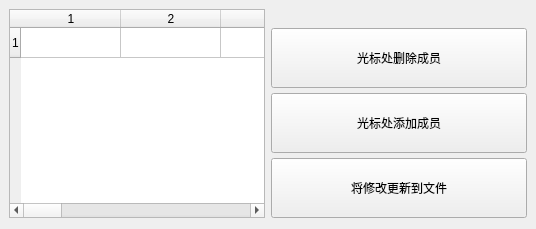
       <widget class="QWidget" name="goods">
        <layout class="QGridLayout" name="gridLayout_6" columnstretch="2,0,0,0">
         <property name="leftMargin">
          <number>9</number>
         </property>
         <property name="topMargin">
          <number>9</number>
         </property>
         <property name="rightMargin">
          <number>9</number>
         </property>
         <item row="0" column="3">
          <widget class="QWidget" name="widget" native="true">
           <property name="styleSheet">
            <string notr="true"/>
           </property>
           <layout class="QVBoxLayout" name="verticalLayout_5" stretch="0,0,0,0">
            <property name="spacing">
             <number>5</number>
            </property>
            <property name="leftMargin">
             <number>0</number>
            </property>
            <property name="topMargin">
             <number>0</number>
            </property>
            <property name="rightMargin">
             <number>0</number>
            </property>
            <property name="bottomMargin">
             <number>0</number>
            </property>
            <item>
             <layout class="QGridLayout" name="gridLayout_3">
              <property name="horizontalSpacing">
               <number>0</number>
              </property>
              <property name="verticalSpacing">
               <number>11</number>
              </property>
              <item row="0" column="0">
               <widget class="QLabel" name="label">
                <property name="styleSheet">
                 <string notr="true">image: url(:/图片6.png);</string>
                </property>
                <property name="text">
                 <string/>
                </property>
               </widget>
              </item>
             </layout>
            </item>
            <item>
             <widget class="PrimaryPushButton" name="pushButton_goods_del">
              <property name="minimumSize">
               <size>
                <width>256</width>
                <height>60</height>
               </size>
              </property>
              <property name="styleSheet">
               <string notr="true">PushButton, ToolButton, ToggleButton, ToggleToolButton {
	font: 15pt &quot;幼圆&quot;;
    color: black;
    background: rgba(255, 255, 255, 0.7);
    border: 1px solid rgba(0, 0, 0, 0.073);
    border-bottom: 1px solid rgba(0, 0, 0, 0.183);
    border-radius: 10px;
    /* font: 14px 'Segoe UI', 'Microsoft YaHei'; */
    padding: 5px 12px 6px 12px;
    outline: none;
}

ToolButton {
    padding: 5px 9px 6px 8px;
}

PushButton[isPlaceholderText=true] {
    color: rgba(0, 0, 0, 0.6063);
}

PushButton[hasIcon=false] {
    padding: 5px 12px 6px 12px;
}

PushButton[hasIcon=true] {
    padding: 5px 12px 6px 36px;
}

DropDownToolButton, PrimaryDropDownToolButton {
    padding: 5px 31px 6px 8px;
}

DropDownPushButton[hasIcon=false],
PrimaryDropDownPushButton[hasIcon=false] {
    padding: 5px 31px 6px 12px;
}

DropDownPushButton[hasIcon=true],
PrimaryDropDownPushButton[hasIcon=true] {
    padding: 5px 31px 6px 36px;
}

PushButton:hover, ToolButton:hover, ToggleButton:hover, ToggleToolButton:hover {
    background: rgba(249, 249, 249, 0.5);
}

PushButton:pressed, ToolButton:pressed, ToggleButton:pressed, ToggleToolButton:pressed {
    color: rgba(0, 0, 0, 0.63);
    background: rgba(249, 249, 249, 0.3);
    border-bottom: 1px solid rgba(0, 0, 0, 0.073);
}

PushButton:disabled, ToolButton:disabled, ToggleButton:disabled, ToggleToolButton:disabled {
    color: rgba(0, 0, 0, 0.36);
    background: rgba(249, 249, 249, 0.3);
    border: 1px solid rgba(0, 0, 0, 0.06);
    border-bottom: 1px solid rgba(0, 0, 0, 0.06);
}


PrimaryPushButton,
PrimaryToolButton,
ToggleButton:checked,
ToggleToolButton:checked {
    color: white;
    background-color: #5f9ea0;
    border: 1px solid #00a7b3;
    border-bottom: 1px solid #007780;
}

PrimaryPushButton:hover,
PrimaryToolButton:hover,
ToggleButton:checked:hover,
ToggleToolButton:checked:hover {
    background-color: #00a7b3;
    border: 1px solid #2daab3;
    border-bottom: 1px solid #007780;
}

PrimaryPushButton:pressed,
PrimaryToolButton:pressed,
ToggleButton:checked:pressed,
ToggleToolButton:checked:pressed {
    color: rgba(255, 255, 255, 0.63);
    background-color: #3eabb3;
    border: 1px solid #3eabb3;
}

PrimaryPushButton:disabled,
PrimaryToolButton:disabled,
ToggleButton:checked:disabled,
ToggleToolButton:checked:disabled {
    color: rgba(255, 255, 255, 0.9);
    background-color: rgb(205, 205, 205);
    border: 1px solid rgb(205, 205, 205);
}

SplitDropButton,
PrimarySplitDropButton {
    border-left: none;
    border-top-left-radius: 0;
    border-bottom-left-radius: 0;
}

#splitPushButton,
#splitToolButton,
#primarySplitPushButton,
#primarySplitToolButton {
    border-top-right-radius: 0;
    border-bottom-right-radius: 0;
}

#splitPushButton:pressed,
#splitToolButton:pressed,
SplitDropButton:pressed {
    border-bottom: 1px solid rgba(0, 0, 0, 0.183);
}

PrimarySplitDropButton:pressed {
    border-bottom: 1px solid #007780;
}

#primarySplitPushButton, #primarySplitToolButton {
    border-right: 1px solid #3eabb3;
}

#primarySplitPushButton:pressed, #primarySplitToolButton:pressed {
    border-bottom: 1px solid #007780;
}

HyperlinkButton {
    /* font: 14px 'Segoe UI', 'Microsoft YaHei'; */
    padding: 6px 12px 6px 12px;
    color: #5f9ea0;
    border: none;
    border-radius: 6px;
    background-color: transparent;
}

HyperlinkButton[hasIcon=false] {
    padding: 6px 12px 6px 12px;
}

HyperlinkButton[hasIcon=true] {
    padding: 6px 12px 6px 36px;
}

HyperlinkButton:hover {
    color: #5f9ea0;
    background-color: rgba(0, 0, 0, 10);
    border: none;
}

HyperlinkButton:pressed {
    color: #5f9ea0;
    background-color: rgba(0, 0, 0, 6);
    border: none;
}

HyperlinkButton:disabled {
    color: rgba(0, 0, 0, 0.43);
    background-color: transparent;
    border: none;
}


RadioButton {
    min-height: 24px;
    max-height: 24px;
    background-color: transparent;
    font: 14px 'Segoe UI', 'Microsoft YaHei', 'PingFang SC';
    color: black;
}

RadioButton::indicator {
    width: 18px;
    height: 18px;
    border-radius: 11px;
    border: 2px solid #999999;
    background-color: rgba(0, 0, 0, 5);
    margin-right: 4px;
}

RadioButton::indicator:hover {
    background-color: rgba(0, 0, 0, 0);
}

RadioButton::indicator:pressed {
    border: 2px solid #bbbbbb;
    background-color: qradialgradient(spread:pad, cx:0.5, cy:0.5, radius:0.5, fx:0.5, fy:0.5,
            stop:0 rgb(255, 255, 255),
            stop:0.5 rgb(255, 255, 255),
            stop:0.6 rgb(225, 224, 223),
            stop:1 rgb(225, 224, 223));
}

RadioButton::indicator:checked {
    height: 22px;
    width: 22px;
    border: none;
    border-radius: 11px;
    background-color: qradialgradient(spread:pad, cx:0.5, cy:0.5, radius:0.5, fx:0.5, fy:0.5,
            stop:0 rgb(255, 255, 255),
            stop:0.5 rgb(255, 255, 255),
            stop:0.6 #5f9ea0,
            stop:1 #5f9ea0);
}

RadioButton::indicator:checked:hover {
    background-color: qradialgradient(spread:pad, cx:0.5, cy:0.5, radius:0.5, fx:0.5, fy:0.5,
            stop:0 rgb(255, 255, 255),
            stop:0.6 rgb(255, 255, 255),
            stop:0.7 #5f9ea0,
            stop:1 #5f9ea0);
}

RadioButton::indicator:checked:pressed {
    background-color: qradialgradient(spread:pad, cx:0.5, cy:0.5, radius:0.5, fx:0.5, fy:0.5,
            stop:0 rgb(255, 255, 255),
            stop:0.5 rgb(255, 255, 255),
            stop:0.6 #5f9ea0,
            stop:1 #5f9ea0);
}

RadioButton:disabled {
    color: rgba(0, 0, 0, 110);
}

RadioButton::indicator:disabled {
    border: 2px solid #bbbbbb;
    background-color: transparent;
}

RadioButton::indicator:disabled:checked {
    border: none;
    background-color: qradialgradient(spread:pad, cx:0.5, cy:0.5, radius:0.5, fx:0.5, fy:0.5,
            stop:0 rgb(255, 255, 255),
            stop:0.5 rgb(255, 255, 255),
            stop:0.6 rgba(0, 0, 0, 0.2169),
            stop:1 rgba(0, 0, 0, 0.2169));
}

TransparentToolButton,
TransparentToggleToolButton,
TransparentDropDownToolButton,
TransparentPushButton,
TransparentDropDownPushButton,
TransparentTogglePushButton {
    background-color: transparent;
    border: none;
    border-radius: 5px;
    margin: 0;
}

TransparentToolButton:hover,
TransparentToggleToolButton:hover,
TransparentDropDownToolButton:hover,
TransparentPushButton:hover,
TransparentDropDownPushButton:hover,
TransparentTogglePushButton:hover {
    background-color: rgba(0, 0, 0, 9);
    border: none;
}

TransparentToolButton:pressed,
TransparentToggleToolButton:pressed,
TransparentDropDownToolButton:pressed,
TransparentPushButton:pressed,
TransparentDropDownPushButton:pressed,
TransparentTogglePushButton:pressed {
    background-color: rgba(0, 0, 0, 6);
    border: none;
}

TransparentToolButton:disabled,
TransparentToggleToolButton:disabled,
TransparentDropDownToolButton:disabled,
TransparentPushButton:disabled,
TransparentDropDownPushButton:disabled,
TransparentTogglePushButton:disabled {
    background-color: transparent;
    border: none;
}


PillPushButton,
PillPushButton:hover,
PillPushButton:pressed,
PillPushButton:disabled,
PillPushButton:checked,
PillPushButton:checked:hover,
PillPushButton:checked:pressed,
PillPushButton:disabled:checked,
PillToolButton,
PillToolButton:hover,
PillToolButton:pressed,
PillToolButton:disabled,
PillToolButton:checked,
PillToolButton:checked:hover,
PillToolButton:checked:pressed,
PillToolButton:disabled:checked {
    background-color: transparent;
    border: none;
}
</string>
              </property>
              <property name="text">
               <string>光标处删除成员</string>
              </property>
             </widget>
            </item>
            <item>
             <widget class="PrimaryPushButton" name="pushButton_goods_add">
              <property name="minimumSize">
               <size>
                <width>256</width>
                <height>60</height>
               </size>
              </property>
              <property name="styleSheet">
               <string notr="true">PushButton, ToolButton, ToggleButton, ToggleToolButton {
	font: 15pt &quot;幼圆&quot;;
    color: black;
    background: rgba(255, 255, 255, 0.7);
    border: 1px solid rgba(0, 0, 0, 0.073);
    border-bottom: 1px solid rgba(0, 0, 0, 0.183);
    border-radius: 10px;
    /* font: 14px 'Segoe UI', 'Microsoft YaHei'; */
    padding: 5px 12px 6px 12px;
    outline: none;
}

ToolButton {
    padding: 5px 9px 6px 8px;
}

PushButton[isPlaceholderText=true] {
    color: rgba(0, 0, 0, 0.6063);
}

PushButton[hasIcon=false] {
    padding: 5px 12px 6px 12px;
}

PushButton[hasIcon=true] {
    padding: 5px 12px 6px 36px;
}

DropDownToolButton, PrimaryDropDownToolButton {
    padding: 5px 31px 6px 8px;
}

DropDownPushButton[hasIcon=false],
PrimaryDropDownPushButton[hasIcon=false] {
    padding: 5px 31px 6px 12px;
}

DropDownPushButton[hasIcon=true],
PrimaryDropDownPushButton[hasIcon=true] {
    padding: 5px 31px 6px 36px;
}

PushButton:hover, ToolButton:hover, ToggleButton:hover, ToggleToolButton:hover {
    background: rgba(249, 249, 249, 0.5);
}

PushButton:pressed, ToolButton:pressed, ToggleButton:pressed, ToggleToolButton:pressed {
    color: rgba(0, 0, 0, 0.63);
    background: rgba(249, 249, 249, 0.3);
    border-bottom: 1px solid rgba(0, 0, 0, 0.073);
}

PushButton:disabled, ToolButton:disabled, ToggleButton:disabled, ToggleToolButton:disabled {
    color: rgba(0, 0, 0, 0.36);
    background: rgba(249, 249, 249, 0.3);
    border: 1px solid rgba(0, 0, 0, 0.06);
    border-bottom: 1px solid rgba(0, 0, 0, 0.06);
}


PrimaryPushButton,
PrimaryToolButton,
ToggleButton:checked,
ToggleToolButton:checked {
    color: white;
    background-color: #5f9ea0;
    border: 1px solid #00a7b3;
    border-bottom: 1px solid #007780;
}

PrimaryPushButton:hover,
PrimaryToolButton:hover,
ToggleButton:checked:hover,
ToggleToolButton:checked:hover {
    background-color: #00a7b3;
    border: 1px solid #2daab3;
    border-bottom: 1px solid #007780;
}

PrimaryPushButton:pressed,
PrimaryToolButton:pressed,
ToggleButton:checked:pressed,
ToggleToolButton:checked:pressed {
    color: rgba(255, 255, 255, 0.63);
    background-color: #3eabb3;
    border: 1px solid #3eabb3;
}

PrimaryPushButton:disabled,
PrimaryToolButton:disabled,
ToggleButton:checked:disabled,
ToggleToolButton:checked:disabled {
    color: rgba(255, 255, 255, 0.9);
    background-color: rgb(205, 205, 205);
    border: 1px solid rgb(205, 205, 205);
}

SplitDropButton,
PrimarySplitDropButton {
    border-left: none;
    border-top-left-radius: 0;
    border-bottom-left-radius: 0;
}

#splitPushButton,
#splitToolButton,
#primarySplitPushButton,
#primarySplitToolButton {
    border-top-right-radius: 0;
    border-bottom-right-radius: 0;
}

#splitPushButton:pressed,
#splitToolButton:pressed,
SplitDropButton:pressed {
    border-bottom: 1px solid rgba(0, 0, 0, 0.183);
}

PrimarySplitDropButton:pressed {
    border-bottom: 1px solid #007780;
}

#primarySplitPushButton, #primarySplitToolButton {
    border-right: 1px solid #3eabb3;
}

#primarySplitPushButton:pressed, #primarySplitToolButton:pressed {
    border-bottom: 1px solid #007780;
}

HyperlinkButton {
    /* font: 14px 'Segoe UI', 'Microsoft YaHei'; */
    padding: 6px 12px 6px 12px;
    color: #5f9ea0;
    border: none;
    border-radius: 6px;
    background-color: transparent;
}

HyperlinkButton[hasIcon=false] {
    padding: 6px 12px 6px 12px;
}

HyperlinkButton[hasIcon=true] {
    padding: 6px 12px 6px 36px;
}

HyperlinkButton:hover {
    color: #5f9ea0;
    background-color: rgba(0, 0, 0, 10);
    border: none;
}

HyperlinkButton:pressed {
    color: #5f9ea0;
    background-color: rgba(0, 0, 0, 6);
    border: none;
}

HyperlinkButton:disabled {
    color: rgba(0, 0, 0, 0.43);
    background-color: transparent;
    border: none;
}


RadioButton {
    min-height: 24px;
    max-height: 24px;
    background-color: transparent;
    font: 14px 'Segoe UI', 'Microsoft YaHei', 'PingFang SC';
    color: black;
}

RadioButton::indicator {
    width: 18px;
    height: 18px;
    border-radius: 11px;
    border: 2px solid #999999;
    background-color: rgba(0, 0, 0, 5);
    margin-right: 4px;
}

RadioButton::indicator:hover {
    background-color: rgba(0, 0, 0, 0);
}

RadioButton::indicator:pressed {
    border: 2px solid #bbbbbb;
    background-color: qradialgradient(spread:pad, cx:0.5, cy:0.5, radius:0.5, fx:0.5, fy:0.5,
            stop:0 rgb(255, 255, 255),
            stop:0.5 rgb(255, 255, 255),
            stop:0.6 rgb(225, 224, 223),
            stop:1 rgb(225, 224, 223));
}

RadioButton::indicator:checked {
    height: 22px;
    width: 22px;
    border: none;
    border-radius: 11px;
    background-color: qradialgradient(spread:pad, cx:0.5, cy:0.5, radius:0.5, fx:0.5, fy:0.5,
            stop:0 rgb(255, 255, 255),
            stop:0.5 rgb(255, 255, 255),
            stop:0.6 #5f9ea0,
            stop:1 #5f9ea0);
}

RadioButton::indicator:checked:hover {
    background-color: qradialgradient(spread:pad, cx:0.5, cy:0.5, radius:0.5, fx:0.5, fy:0.5,
            stop:0 rgb(255, 255, 255),
            stop:0.6 rgb(255, 255, 255),
            stop:0.7 #5f9ea0,
            stop:1 #5f9ea0);
}

RadioButton::indicator:checked:pressed {
    background-color: qradialgradient(spread:pad, cx:0.5, cy:0.5, radius:0.5, fx:0.5, fy:0.5,
            stop:0 rgb(255, 255, 255),
            stop:0.5 rgb(255, 255, 255),
            stop:0.6 #5f9ea0,
            stop:1 #5f9ea0);
}

RadioButton:disabled {
    color: rgba(0, 0, 0, 110);
}

RadioButton::indicator:disabled {
    border: 2px solid #bbbbbb;
    background-color: transparent;
}

RadioButton::indicator:disabled:checked {
    border: none;
    background-color: qradialgradient(spread:pad, cx:0.5, cy:0.5, radius:0.5, fx:0.5, fy:0.5,
            stop:0 rgb(255, 255, 255),
            stop:0.5 rgb(255, 255, 255),
            stop:0.6 rgba(0, 0, 0, 0.2169),
            stop:1 rgba(0, 0, 0, 0.2169));
}

TransparentToolButton,
TransparentToggleToolButton,
TransparentDropDownToolButton,
TransparentPushButton,
TransparentDropDownPushButton,
TransparentTogglePushButton {
    background-color: transparent;
    border: none;
    border-radius: 5px;
    margin: 0;
}

TransparentToolButton:hover,
TransparentToggleToolButton:hover,
TransparentDropDownToolButton:hover,
TransparentPushButton:hover,
TransparentDropDownPushButton:hover,
TransparentTogglePushButton:hover {
    background-color: rgba(0, 0, 0, 9);
    border: none;
}

TransparentToolButton:pressed,
TransparentToggleToolButton:pressed,
TransparentDropDownToolButton:pressed,
TransparentPushButton:pressed,
TransparentDropDownPushButton:pressed,
TransparentTogglePushButton:pressed {
    background-color: rgba(0, 0, 0, 6);
    border: none;
}

TransparentToolButton:disabled,
TransparentToggleToolButton:disabled,
TransparentDropDownToolButton:disabled,
TransparentPushButton:disabled,
TransparentDropDownPushButton:disabled,
TransparentTogglePushButton:disabled {
    background-color: transparent;
    border: none;
}


PillPushButton,
PillPushButton:hover,
PillPushButton:pressed,
PillPushButton:disabled,
PillPushButton:checked,
PillPushButton:checked:hover,
PillPushButton:checked:pressed,
PillPushButton:disabled:checked,
PillToolButton,
PillToolButton:hover,
PillToolButton:pressed,
PillToolButton:disabled,
PillToolButton:checked,
PillToolButton:checked:hover,
PillToolButton:checked:pressed,
PillToolButton:disabled:checked {
    background-color: transparent;
    border: none;
}
</string>
              </property>
              <property name="text">
               <string>光标处添加成员</string>
              </property>
             </widget>
            </item>
            <item>
             <widget class="PrimaryPushButton" name="pushButton_goods_export">
              <property name="minimumSize">
               <size>
                <width>256</width>
                <height>60</height>
               </size>
              </property>
              <property name="styleSheet">
               <string notr="true">PushButton, ToolButton, ToggleButton, ToggleToolButton {
	font: 15pt &quot;幼圆&quot;;
    color: black;
    background: rgba(255, 255, 255, 0.7);
    border: 1px solid rgba(0, 0, 0, 0.073);
    border-bottom: 1px solid rgba(0, 0, 0, 0.183);
    border-radius: 10px;
    /* font: 14px 'Segoe UI', 'Microsoft YaHei'; */
    padding: 5px 12px 6px 12px;
    outline: none;
}

ToolButton {
    padding: 5px 9px 6px 8px;
}

PushButton[isPlaceholderText=true] {
    color: rgba(0, 0, 0, 0.6063);
}

PushButton[hasIcon=false] {
    padding: 5px 12px 6px 12px;
}

PushButton[hasIcon=true] {
    padding: 5px 12px 6px 36px;
}

DropDownToolButton, PrimaryDropDownToolButton {
    padding: 5px 31px 6px 8px;
}

DropDownPushButton[hasIcon=false],
PrimaryDropDownPushButton[hasIcon=false] {
    padding: 5px 31px 6px 12px;
}

DropDownPushButton[hasIcon=true],
PrimaryDropDownPushButton[hasIcon=true] {
    padding: 5px 31px 6px 36px;
}

PushButton:hover, ToolButton:hover, ToggleButton:hover, ToggleToolButton:hover {
    background: rgba(249, 249, 249, 0.5);
}

PushButton:pressed, ToolButton:pressed, ToggleButton:pressed, ToggleToolButton:pressed {
    color: rgba(0, 0, 0, 0.63);
    background: rgba(249, 249, 249, 0.3);
    border-bottom: 1px solid rgba(0, 0, 0, 0.073);
}

PushButton:disabled, ToolButton:disabled, ToggleButton:disabled, ToggleToolButton:disabled {
    color: rgba(0, 0, 0, 0.36);
    background: rgba(249, 249, 249, 0.3);
    border: 1px solid rgba(0, 0, 0, 0.06);
    border-bottom: 1px solid rgba(0, 0, 0, 0.06);
}


PrimaryPushButton,
PrimaryToolButton,
ToggleButton:checked,
ToggleToolButton:checked {
    color: white;
    background-color: #5f9ea0;
    border: 1px solid #00a7b3;
    border-bottom: 1px solid #007780;
}

PrimaryPushButton:hover,
PrimaryToolButton:hover,
ToggleButton:checked:hover,
ToggleToolButton:checked:hover {
    background-color: #00a7b3;
    border: 1px solid #2daab3;
    border-bottom: 1px solid #007780;
}

PrimaryPushButton:pressed,
PrimaryToolButton:pressed,
ToggleButton:checked:pressed,
ToggleToolButton:checked:pressed {
    color: rgba(255, 255, 255, 0.63);
    background-color: #3eabb3;
    border: 1px solid #3eabb3;
}

PrimaryPushButton:disabled,
PrimaryToolButton:disabled,
ToggleButton:checked:disabled,
ToggleToolButton:checked:disabled {
    color: rgba(255, 255, 255, 0.9);
    background-color: rgb(205, 205, 205);
    border: 1px solid rgb(205, 205, 205);
}

SplitDropButton,
PrimarySplitDropButton {
    border-left: none;
    border-top-left-radius: 0;
    border-bottom-left-radius: 0;
}

#splitPushButton,
#splitToolButton,
#primarySplitPushButton,
#primarySplitToolButton {
    border-top-right-radius: 0;
    border-bottom-right-radius: 0;
}

#splitPushButton:pressed,
#splitToolButton:pressed,
SplitDropButton:pressed {
    border-bottom: 1px solid rgba(0, 0, 0, 0.183);
}

PrimarySplitDropButton:pressed {
    border-bottom: 1px solid #007780;
}

#primarySplitPushButton, #primarySplitToolButton {
    border-right: 1px solid #3eabb3;
}

#primarySplitPushButton:pressed, #primarySplitToolButton:pressed {
    border-bottom: 1px solid #007780;
}

HyperlinkButton {
    /* font: 14px 'Segoe UI', 'Microsoft YaHei'; */
    padding: 6px 12px 6px 12px;
    color: #5f9ea0;
    border: none;
    border-radius: 6px;
    background-color: transparent;
}

HyperlinkButton[hasIcon=false] {
    padding: 6px 12px 6px 12px;
}

HyperlinkButton[hasIcon=true] {
    padding: 6px 12px 6px 36px;
}

HyperlinkButton:hover {
    color: #5f9ea0;
    background-color: rgba(0, 0, 0, 10);
    border: none;
}

HyperlinkButton:pressed {
    color: #5f9ea0;
    background-color: rgba(0, 0, 0, 6);
    border: none;
}

HyperlinkButton:disabled {
    color: rgba(0, 0, 0, 0.43);
    background-color: transparent;
    border: none;
}


RadioButton {
    min-height: 24px;
    max-height: 24px;
    background-color: transparent;
    font: 14px 'Segoe UI', 'Microsoft YaHei', 'PingFang SC';
    color: black;
}

RadioButton::indicator {
    width: 18px;
    height: 18px;
    border-radius: 11px;
    border: 2px solid #999999;
    background-color: rgba(0, 0, 0, 5);
    margin-right: 4px;
}

RadioButton::indicator:hover {
    background-color: rgba(0, 0, 0, 0);
}

RadioButton::indicator:pressed {
    border: 2px solid #bbbbbb;
    background-color: qradialgradient(spread:pad, cx:0.5, cy:0.5, radius:0.5, fx:0.5, fy:0.5,
            stop:0 rgb(255, 255, 255),
            stop:0.5 rgb(255, 255, 255),
            stop:0.6 rgb(225, 224, 223),
            stop:1 rgb(225, 224, 223));
}

RadioButton::indicator:checked {
    height: 22px;
    width: 22px;
    border: none;
    border-radius: 11px;
    background-color: qradialgradient(spread:pad, cx:0.5, cy:0.5, radius:0.5, fx:0.5, fy:0.5,
            stop:0 rgb(255, 255, 255),
            stop:0.5 rgb(255, 255, 255),
            stop:0.6 #5f9ea0,
            stop:1 #5f9ea0);
}

RadioButton::indicator:checked:hover {
    background-color: qradialgradient(spread:pad, cx:0.5, cy:0.5, radius:0.5, fx:0.5, fy:0.5,
            stop:0 rgb(255, 255, 255),
            stop:0.6 rgb(255, 255, 255),
            stop:0.7 #5f9ea0,
            stop:1 #5f9ea0);
}

RadioButton::indicator:checked:pressed {
    background-color: qradialgradient(spread:pad, cx:0.5, cy:0.5, radius:0.5, fx:0.5, fy:0.5,
            stop:0 rgb(255, 255, 255),
            stop:0.5 rgb(255, 255, 255),
            stop:0.6 #5f9ea0,
            stop:1 #5f9ea0);
}

RadioButton:disabled {
    color: rgba(0, 0, 0, 110);
}

RadioButton::indicator:disabled {
    border: 2px solid #bbbbbb;
    background-color: transparent;
}

RadioButton::indicator:disabled:checked {
    border: none;
    background-color: qradialgradient(spread:pad, cx:0.5, cy:0.5, radius:0.5, fx:0.5, fy:0.5,
            stop:0 rgb(255, 255, 255),
            stop:0.5 rgb(255, 255, 255),
            stop:0.6 rgba(0, 0, 0, 0.2169),
            stop:1 rgba(0, 0, 0, 0.2169));
}

TransparentToolButton,
TransparentToggleToolButton,
TransparentDropDownToolButton,
TransparentPushButton,
TransparentDropDownPushButton,
TransparentTogglePushButton {
    background-color: transparent;
    border: none;
    border-radius: 5px;
    margin: 0;
}

TransparentToolButton:hover,
TransparentToggleToolButton:hover,
TransparentDropDownToolButton:hover,
TransparentPushButton:hover,
TransparentDropDownPushButton:hover,
TransparentTogglePushButton:hover {
    background-color: rgba(0, 0, 0, 9);
    border: none;
}

TransparentToolButton:pressed,
TransparentToggleToolButton:pressed,
TransparentDropDownToolButton:pressed,
TransparentPushButton:pressed,
TransparentDropDownPushButton:pressed,
TransparentTogglePushButton:pressed {
    background-color: rgba(0, 0, 0, 6);
    border: none;
}

TransparentToolButton:disabled,
TransparentToggleToolButton:disabled,
TransparentDropDownToolButton:disabled,
TransparentPushButton:disabled,
TransparentDropDownPushButton:disabled,
TransparentTogglePushButton:disabled {
    background-color: transparent;
    border: none;
}


PillPushButton,
PillPushButton:hover,
PillPushButton:pressed,
PillPushButton:disabled,
PillPushButton:checked,
PillPushButton:checked:hover,
PillPushButton:checked:pressed,
PillPushButton:disabled:checked,
PillToolButton,
PillToolButton:hover,
PillToolButton:pressed,
PillToolButton:disabled,
PillToolButton:checked,
PillToolButton:checked:hover,
PillToolButton:checked:pressed,
PillToolButton:disabled:checked {
    background-color: transparent;
    border: none;
}
</string>
              </property>
              <property name="text">
               <string>将修改更新到文件</string>
              </property>
             </widget>
            </item>
           </layout>
          </widget>
         </item>
         <item row="0" column="0">
          <layout class="QVBoxLayout" name="verticalLayout_6">
           <item>
            <widget class="TableWidget" name="tableWidget_goods">
             <property name="selectionBehavior">
              <enum>QAbstractItemView::SelectItems</enum>
             </property>
             <property name="rowCount">
              <number>1</number>
             </property>
             <property name="columnCount">
              <number>12</number>
             </property>
             <row/>
             <column/>
             <column/>
             <column/>
             <column/>
             <column/>
             <column/>
             <column/>
             <column/>
             <column/>
             <column/>
             <column/>
             <column/>
            </widget>
           </item>
          </layout>
         </item>
        </layout>
       </widget>
